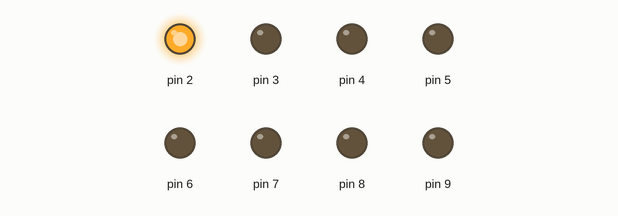
This sketch was run on a simulated Arduino Uno, built with avr-gcc and run on an emulated ATmega328P. Shown: output pins drawn as LEDs (lit = HIGH).

Above: at 0.05 s.
At 0.35 s:
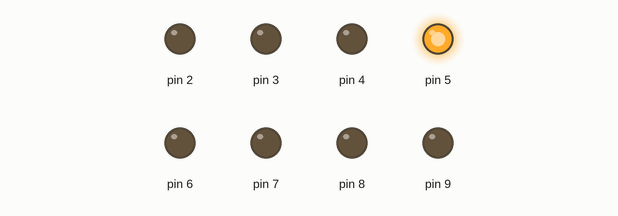
At 0.75 s:
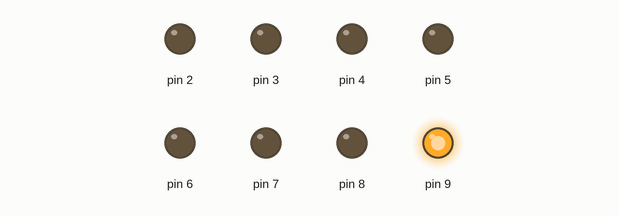
At 1.46 s:
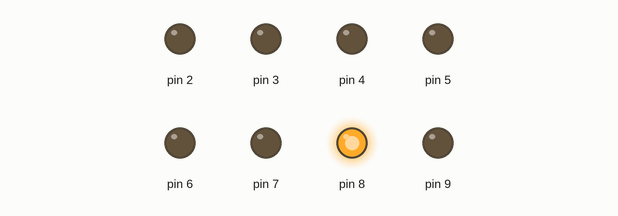
At 2.17 s:
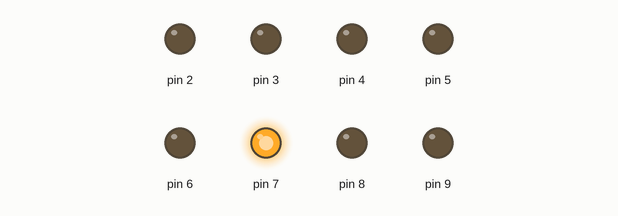
At 2.87 s:
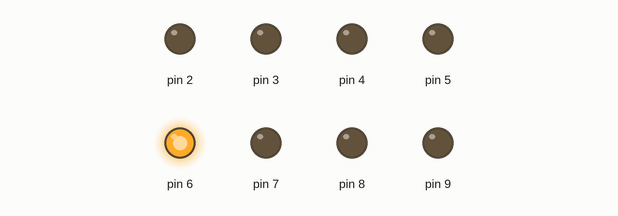
Timing chart, 0 to 3.2 s (numbered marks = the images above):
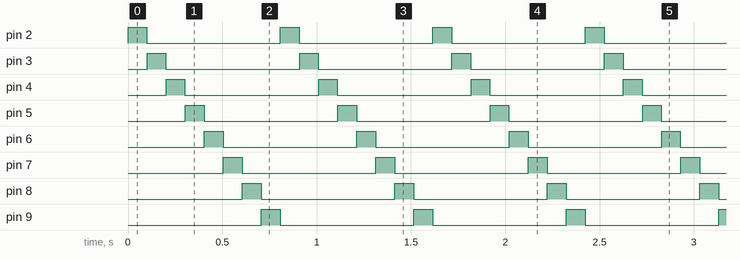

The sketch:

Night_rider.ino
```cpp
/*

*/

int i;
void setup() {
  pinMode(2, OUTPUT);
  pinMode(3, OUTPUT);
  pinMode(4, OUTPUT);
  pinMode(5, OUTPUT);
  pinMode(6, OUTPUT);
  pinMode(7, OUTPUT);
  pinMode(8, OUTPUT);
  pinMode(9, OUTPUT);
}

// the loop function runs over and over again forever
void loop() {
  for(i=2; i<10; i++) {
  digitalWrite(i, HIGH);   // turn the LED on (HIGH is the voltage level)
  delay(100);                       // wait for a second
  digitalWrite(i, LOW);    // turn the LED off by making the voltage LOW
  delay(1);                       // wait for a second
  }
}
```

Measured:
- by itself, pin 2–9: alternates HIGH for 0.10 s and LOW for 0.71 s
- by itself, everything shown: repeats every 0.81 s, in 8 steps
